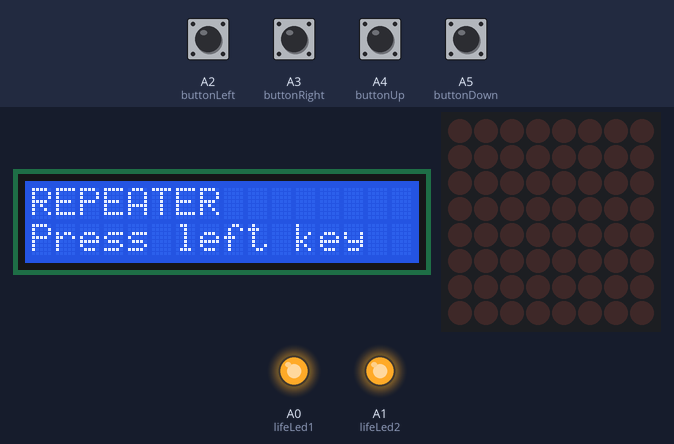
Recording of a sketch running on a simulated Arduino Uno, built with avr-gcc and run on an emulated ATmega328P. On the bench: 16×2 character LCD, 8×8 LED matrix, output pins drawn as LEDs (lit = HIGH). The inputs (shaded band) are chosen by the test bench; at power-on: A2 (buttonLeft), A3 (buttonRight), A4 (buttonUp), A5 (buttonDown) LOW. Random numbers use the default seed unless the sketch sets one.

Above: at 1.2 s.
1.3 s: A2 (buttonLeft) pulled HIGH for 3.2 s
At 2.1 s:
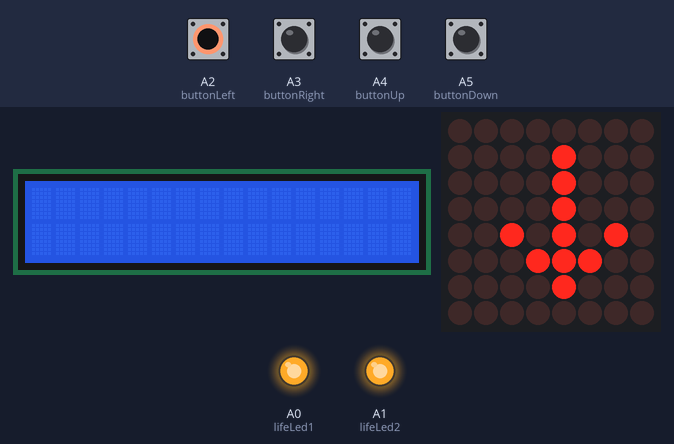
6.8 s: A3 (buttonRight) pulled HIGH for 1 s
At 7.7 s:
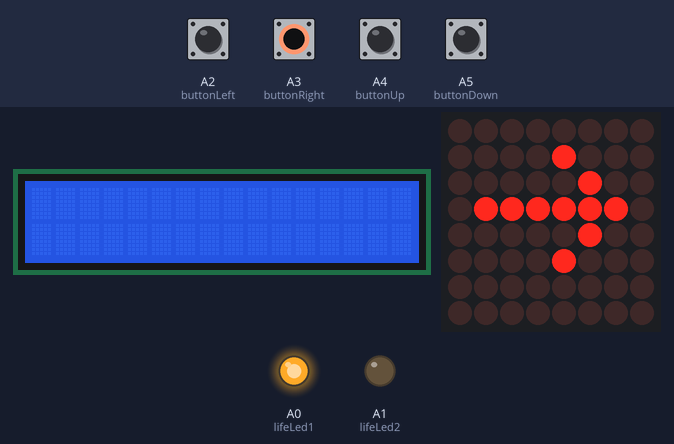
10.8 s: A4 (buttonUp) pulled HIGH for 1 s
At 14.5 s:
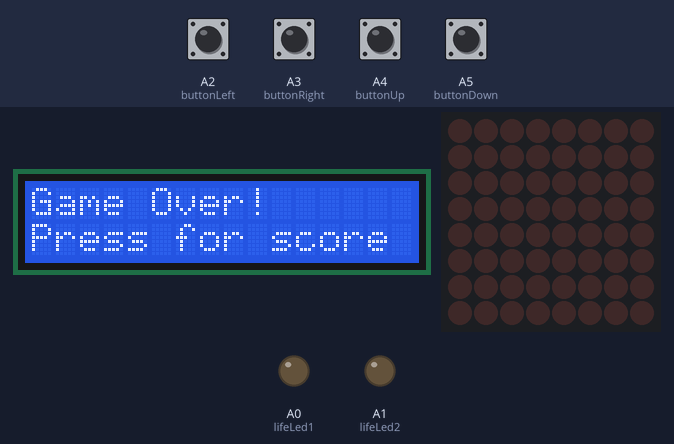
14.8 s: A2 (buttonLeft) pulled HIGH for 0.15 s
At 16.0 s:
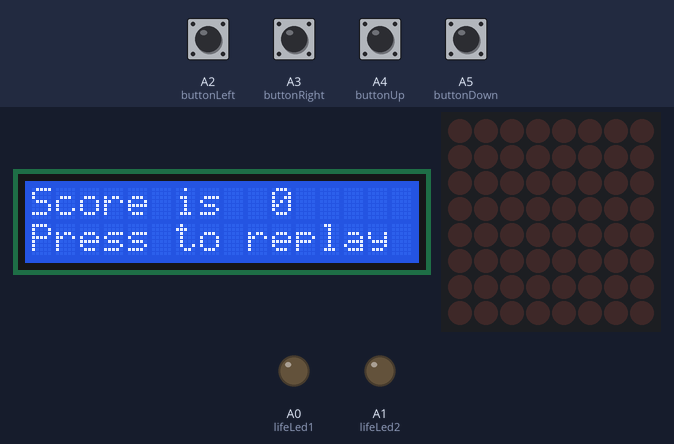
16.4 s: A5 (buttonDown) pulled HIGH for 0.15 s
At 17.3 s:
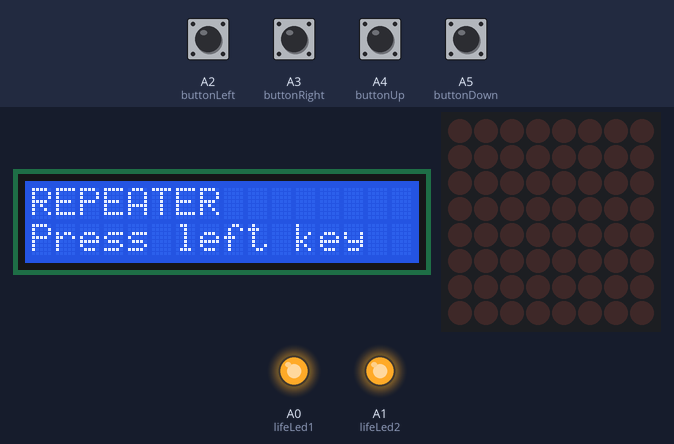
18.0 s: A2 (buttonLeft) pulled HIGH for 1 s
At 20.3 s:
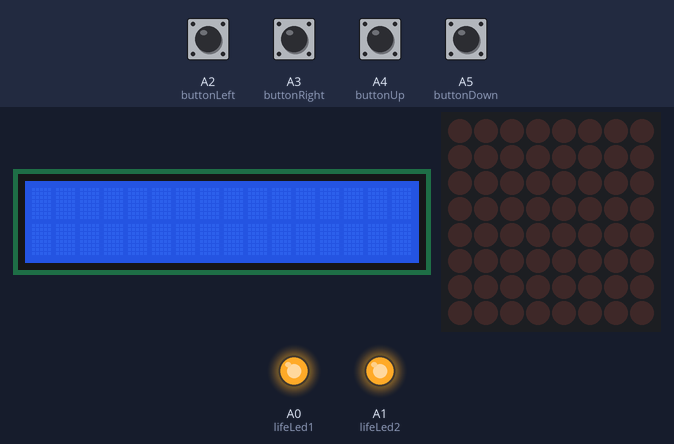
Timing chart, 0 to 21.8 s (numbered marks = the images above; inputs shaded):
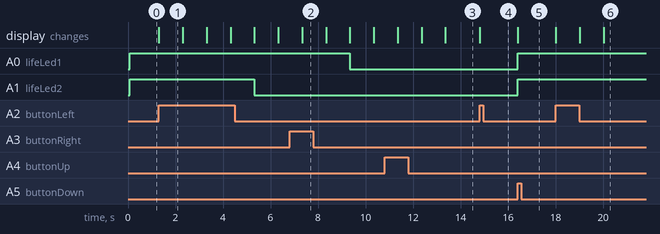

The sketch:

cata.ino
```cpp
/*
 Autor:Leopea Catalina,grupa 243

 Nume joc: Repeater

 Tip: Single player

 Hardware: Arduino Uno, display matrice 8x8 cu driver 7219, 4x butoane, display LCD, potentiometru de 10K ohm,
4x rezistente 10K ohm, fire de legatura, 3x breadboard mare,1x breadbard mic

Am asamblat componentele dupa modelele urmatoare:
-matricea dupa modelul de la laborator
-butoanele https://www.arduino.cc/en/Tutorial/Button
-display-ul LCD  https://www.arduino.cc/en/Tutorial/HelloWorld

 Software:
Ideea joculului e de a afisa o secventa de sageti pe matrice, iar jucatorul sa o reproduca cu ajutorul a 4 butoane (stanga, dreapta,
sus, jos) avand doar doua vieti.
Daca a introdus corect secventa trece la nivelul urmator, unde va fi generata o alta secventa de dimensiune mai mare cu o unitate.
Jocul se termina atunci cand utilizatorul introduce o secventa gresita, mai exact la prima sageata gresita din secventa.
La primele doua greseli viata jucatorului scade si se repeta nivelul la care a gresit cu o noua secventa generata de sageti, la a treia
greseala jocul s-a terminat.
Cu ajutorul display-ului LCD afisez un mesaj de inceput, pentru a sugera jucatorului sa apese un buton pentru a juca, apoi incepe
afisarea secventei, urmata de un afisaj special "GO" care indica randul jucatorului si un “smiley face” daca datele au fost corecte sau
“sad face” altfel. La sfarsitul jocului ecranul LCD va afisa un mesaj de final, dupa o apasare de buton scorul, iar inca o apasare
va insemna optiunea de intoarcere la nivelul 1.

Evolutie in timp:
-doua vieti
-nivel
-dificultate: consta in numarul de sageti care apar pe display
       Ex:  La nivelul k apar k sageti pe display
            La nivelul k+1 apar k+1 sageti

 */
#include <LedControl.h>
#include <LiquidCrystal.h>

LedControl lc = LedControl(13, 10, 9, 1);
LiquidCrystal lcd(12, 11, 6, 4, 3, 2);

const int buttonUp = A4;     //sus
const int buttonDown = A5;   //jos
const int buttonLeft = A2;   //stanga
const int buttonRight = A3;  //dreapta

int buttonState1 = LOW; //sus
int buttonState2 = LOW; //jos
int buttonState3 = LOW; //stanga
int buttonState4 = LOW; //dreapta

int randomArray[100]; //il setez pana la nivelul 100 maxim
unsigned long delayTime = 1000;
int level = 0;

int lifeLed1 = A0;
int lifeLed2 = A1;
int lives = 2;

void setup(){
  lc.shutdown(0, false);
  lc.setIntensity(0, 8);
  lc.clearDisplay(0);

  lcd.begin(16, 2);

  pinMode(buttonUp, INPUT);
  pinMode(buttonLeft, INPUT);
  pinMode(buttonRight, INPUT);
  pinMode(buttonDown, INPUT);

  pinMode(lifeLed1, OUTPUT);
  pinMode(lifeLed2, OUTPUT);

}

//urmatoarele functii afiseaza intuitiv, dupa nume, un model pe matricea de LED-uri
//delay-urile din functiile pentru afisarea pe matrice au rolul de a lasa modelul pe ecran de delayTime ori
//pana sa trec la urmatoarea instructiune si sa curat matricea

//modelul de baza pentru fata
void face(){
  for(int row = 0; row <= 7; row++)
    for(int col = 0; col <= 7; col++){
      if(((row == 0 || row == 7) && (col > 1 && col < 6)) ||
        ((col == 0 || col == 7) && (row > 1 && row < 6))){
        lc.setLed(0, row, col, true);
      }
    }
  lc.setLed(0, 1, 1, true);
  lc.setLed(0, 1, 6, true);
  lc.setLed(0, 2, 2, true);
  lc.setLed(0, 2, 5, true);
}

void smileyFaceDisplay(){
  face();
  lc.setLed(0, 4, 2, true);
  lc.setLed(0, 4, 5, true);
  lc.setLed(0, 5, 3, true);
  lc.setLed(0, 5, 4, true);
  lc.setLed(0, 6, 1, true);
  lc.setLed(0, 6, 6, true);
  delay(delayTime);
  lc.clearDisplay(0);
}

void sadFaceDisplay(){
  face();
  lc.setLed(0, 4, 3, true);
  lc.setLed(0, 4, 4, true);
  lc.setLed(0, 5, 2, true);
  lc.setLed(0, 5, 5, true);
  lc.setLed(0, 6, 1, true);
  lc.setLed(0, 6, 6, true);
  delay(delayTime);
  lc.clearDisplay(0);
}

//indica randul jucatorului
void goDisplay(){
  for(int row = 1; row <= 6; row++)
    for(int col = 0; col <= 7; col++){
      if((col == 0 || col == 5 || col == 7) ||
        (((row == 1) || (row == 6)) && (col != 4)) ||
        ((row == 4) && (col == 2 || col == 3)) ||
        (row ==5 && col == 3)){
        lc.setLed(0, row, col, true);
      }
    }
  delay(delayTime);
  lc.clearDisplay(0);
}

//acestea sunt pentru sageti
int upDisplay(){
  for(int row = 1; row <= 6; row++)
    for(int col = 1; col <= 5; col++){
      if((col == 3) ||
        ((row == 2) && (col == 2 || col == 4)) ||
        ((row == 3) && (col == 1 || col == 5))){
        lc.setLed(0, row, col, true);
      }
    }
  delay(delayTime);
  lc.clearDisplay(0);
  return 1;
}

int downDisplay(){
  for(int row = 1; row <= 6; row++)
    for(int col = 2; col <= 6; col++){
      if((col == 4) ||
        ((row == 4) && (col == 2 || col == 6)) ||
        ((row == 5) && (col == 3 || col == 5))){
        lc.setLed(0, row, col, true);
      }
    }
  delay(delayTime);
  lc.clearDisplay(0);
  return 2;
}

int leftDisplay(){
  for(int row = 2; row <= 6; row++)
    for(int col = 1; col <= 6; col++){
      if((row == 4) ||
        ((col == 2) && (row == 3 || row == 5)) ||
        ((col == 3) && (row == 2 || row == 6))){
        lc.setLed(0,row,col,true);
      }
    }
  delay(delayTime);
  lc.clearDisplay(0);
  return 3;
}

int rightDisplay(){
  for(int row = 1; row <= 5; row++)
    for(int col = 1; col <= 6; col++){
      if((row == 3) ||
        ((col == 4) && (row == 1 || row == 5)) ||
        ((col == 5) && (row == 2 || row == 4))){
        lc.setLed(0, row, col, true);
      }
    }
  delay(delayTime);
  lc.clearDisplay(0);
  return 4;
}

//citirea unui buton si afisarea sagetii corespunzatoare pe matricea de LED-uri
int readButton(){
  do{
   //astept apasarea unui buton pentru reproducerea secventei
   buttonState1 = digitalRead(buttonUp);
   buttonState2 = digitalRead(buttonDown);
   buttonState3 = digitalRead(buttonLeft);
   buttonState4 = digitalRead(buttonRight);
  }while(buttonState1 == LOW && buttonState2 == LOW && buttonState3 == LOW && buttonState4 == LOW);

  if (buttonState1 == HIGH) {
    return upDisplay();
  }

  if (buttonState2 == HIGH) {
    return downDisplay();
  }
  if (buttonState3 == HIGH) {
    return leftDisplay();
  }

  if (buttonState4 == HIGH) {
    return rightDisplay();
  }
}

//afisarea randomizata a modelului pe matricea de LED-uri
void show(){
  for(int i = 0; i < level; i++){
    int arrow = random(1, 4);  //limitele min si max(sunt 4 sageti posibile)
    randomArray[i] = arrow;    //pune sageata in secventa
    if(i > 0 && randomArray[i - 1] == arrow){
      //daca  sunt elemente consecutive identice in secventa
      //aprind LED-urile din colturile matricei, altfel ar fi fost mai greu sa imi dau seama ca o sageata se repeta
      lc.setLed(0, 0, 0, true);
      lc.setLed(0, 0, 7, true);
      lc.setLed(0, 7, 0, true);
      lc.setLed(0, 7, 7, true);
      delay(delayTime);
      lc.clearDisplay(0);
    }
    switch(arrow){
      case 1:{
        upDisplay();
        break;
      }
      case 2:{
        downDisplay();
        break;
      }
      case 3:{
        leftDisplay();
        break;
      }
      case 4:{
        rightDisplay();
        break;
      }
    }
  }
}

//aceasta functie verifica rezultatul jucatorului
int go(){
  int isEqual = 1;                   //daca butonul apasat de user corespunde cu ce se astepta din model
  for(int i = 0; i < level && isEqual; i++){
    //citeste in continuare input de la user
    if(readButton() != randomArray[i]){
      //altfel se opreste la prima greseala
      isEqual=0;
    }
  }
  return isEqual;
}

//aceasta functie ii afiseaza user-ului un raspuns pozitiv sau negativ in functie de raspunsul sau
int play(){
  level++;
  show();
  goDisplay();
  if(go()){
    smileyFaceDisplay();
    return 1;                        // corect
  }
  else{
    sadFaceDisplay();
    return 0;                        //gresit
  }
}

//instructiunile pe care trebuie sa le execute in cazul in care jocul s-a terminat
void fail(){
  lives = 2;
  lcd.clear();
  lcd.setCursor(0, 0);
  lcd.print("Game Over!");
  lcd.setCursor(0, 1);
  lcd.print("Press for score");
  do{
    buttonState3 = digitalRead(buttonLeft);
    if(buttonState3 == HIGH){
      lcd.clear();
      lcd.setCursor(0, 0);
      lcd.print("Score is ");
      lcd.setCursor(10, 0);
      level--;
      lcd.print(level);
      lcd.setCursor(0, 1);
      lcd.print("Press to replay"); //reiau jocul de la zero
    }
    //astept apasarea unui buton pentru a afisa scorul
  }while(buttonState3 != HIGH);
  do{
   buttonState2 = digitalRead(buttonDown);
   //astept apasarea unui buton pentru a reincepe jocul
  }while(buttonState2 != HIGH);
}

void Menu(){
  level = 0;
  digitalWrite(lifeLed1, HIGH);
  digitalWrite(lifeLed2, HIGH);
  lcd.setCursor(0, 0);
  lcd.print("REPEATER");
  lcd.setCursor(0, 1);
  lcd.print("Press left key");   //asteapta raspuns pentru a incepe jocul
  buttonState3 = digitalRead(buttonLeft);
  if(buttonState3 == HIGH){
      //am apasat butonul
      int result = 1;
      do{                        //repeta asta pana cand jocul se termina
        lcd.clear();
        result = play();
        if(result == 0){
         if(lives == 2){//la prima greseala scad o viata
          digitalWrite(lifeLed2, LOW);
          lives--;
          level--;
         }
         else
          if(lives == 1){//la a doua greseala mai scad o viata
            digitalWrite(lifeLed1, LOW);
            lives--;
            level--;
          }
          else
            if(lives == 0){//am gresit si nu mai am vieti
              lives--;
            }
        }
      }while(lives >= 0);       //se termina cand nu mai am vieti
      fail();
      lcd.clear();
  }
}

void loop() {
  Menu();
}
```

Measured:
- after the input at 1.3 s, A1 (lifeLed2): HIGH → LOW after 4.0 s; the display: changes at once (image 1)
- after the input at 6.8 s, A0 (lifeLed1): HIGH → LOW after 2.5 s
- after the input at 14.8 s, the display: changes at once (image 4)
- after the input at 16.4 s, A0 (lifeLed1), A1 (lifeLed2): LOW → HIGH at once; the display: first changes at once (image 5 shows a later state)
- after the input at 18.0 s, the display: first changes at once (image 6 shows a later state)
- what the display in image 1 shows lasts 1.0 s, from 1.3 s to 2.3 s
